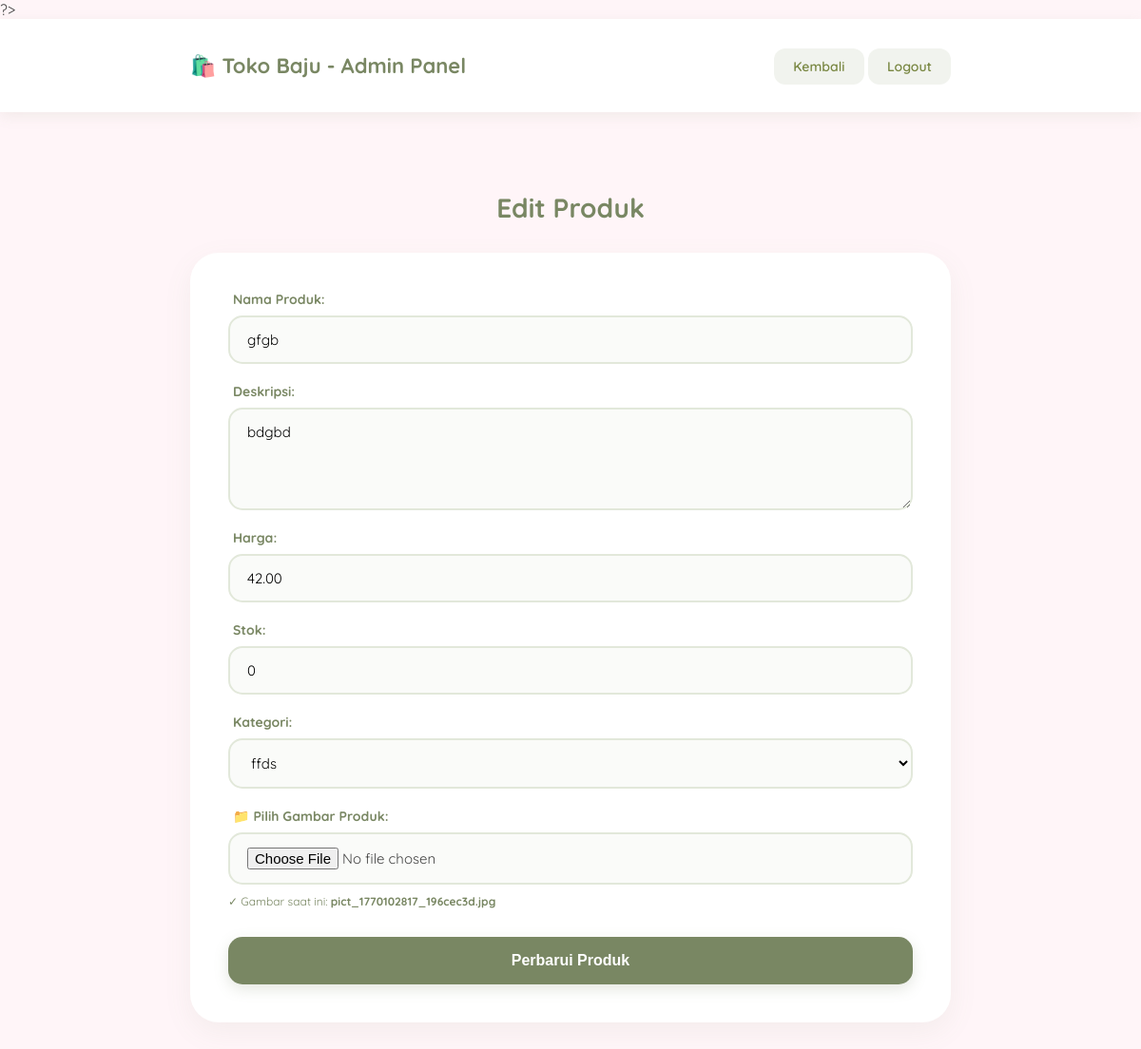
Page /product_management.php?action=edit&id=4 (signed in) on the committed database.
### tables this page shows
CREATE TABLE `products` (
  `id` int(11) NOT NULL,
  `name` varchar(100) NOT NULL,
  `description` text DEFAULT NULL,
  `price` decimal(10,2) NOT NULL,
  `stock` int(11) NOT NULL DEFAULT 0,
  `category_id` int(11) DEFAULT NULL,
  `image` varchar(255) DEFAULT NULL,
  `created_at` timestamp NOT NULL DEFAULT current_timestamp()
);

CREATE TABLE `categories` (
  `id` int(11) NOT NULL,
  `name` varchar(100) NOT NULL,
  `description` text DEFAULT NULL,
  `created_at` timestamp NOT NULL DEFAULT current_timestamp()
);

### product_management.php (the view, shortened to what this page needs)
<?php
include 'db/koneksi.php';
$action = isset($_GET['action']) ? $_GET['action'] : 'list';
$cat_result = $mysqli->query("SELECT * FROM categories ORDER BY name");
$categories = $cat_result->fetch_all(MYSQLI_ASSOC);
$product = null;
if ($action == 'edit' && isset($_GET['id'])) {
    $id = $_GET['id'];
    $result = $mysqli->prepare("SELECT * FROM products WHERE id=?");
    $result->bind_param("i", $id);
    $result->execute();
    $product = $result->get_result()->fetch_assoc();
}
?>
<!DOCTYPE html>
<html lang="id">
<head>
    <link rel="stylesheet" href="asset/pm.css">
</head>
<body>
    <nav class="navbar">
        <div class="container">
            <h1>🛍️ Toko Baju - Admin Panel</h1>
            <div>
                <a href="dashboard_admin.php" class="btn-secondary">Kembali</a>
                <a href="logout.php" class="btn-secondary">Logout</a>
            </div>
        </div>
    </nav>
    <div class="container">
        <h2><?php echo ($action == 'create' ? 'Tambah Produk Baru' : 'Edit Produk'); ?></h2>
        <form method="POST" class="form" enctype="multipart/form-data">
            <div class="form-group">
                <label>Nama Produk:</label>
                <input type="text" name="name" required value="<?php echo htmlspecialchars($product['name'] ?? ''); ?>">
            </div>
            <div class="form-group">
                <label>Deskripsi:</label>
                <textarea name="description" rows="4"><?php echo htmlspecialchars($product['description'] ?? ''); ?></textarea>
            </div>
            <div class="form-group">
                <label>Harga:</label>
                <input type="number" name="price" step="0.01" required value="<?php echo $product['price'] ?? ''; ?>">
            </div>
            <div class="form-group">
                <label>Stok:</label>
                <input type="number" name="stock" required min="0" step="1" value="<?php echo htmlspecialchars($product['stock'] ?? '0'); ?>">
            </div>
            <div class="form-group">
                <label>Kategori:</label>
                <select name="category_id">
                    <?php foreach ($categories as $cat): ?>
                        <option value="<?php echo $cat['id']; ?>" <?php echo (($product['category_id'] ?? '') == $cat['id']) ? 'selected' : ''; ?>>
                            <?php echo htmlspecialchars($cat['name']); ?>
                        </option>
                    <?php endforeach; ?>
                </select>
            </div>
            <div class="form-group">
                <label>📁 Pilih Gambar Produk:</label>
                <input type="file" name="image_file" id="image_file" accept="image/*" onchange="previewImage()" >
                <?php if (!empty($product['image'])): ?>
                    <p style="font-size: 12px; color: #798763; margin-top: 10px;">
                        ✓ Gambar saat ini: <strong><?php echo htmlspecialchars($product['image']); ?></strong>
                    </p>
                <?php endif; ?>
            </div>
            <button type="submit" class="btn-primary">
                <?php echo ($action == 'create' ? 'Tambah Produk' : 'Perbarui Produk'); ?>
            </button>
        </form>
    </div>
</body>
</html>

### asset/pm.css (style rules this page uses)
body { font-family: 'Quicksand', sans-serif; background-color: #fff5f8; margin: 0; color: #444; }
.container { max-width: 800px; margin: 40px auto; padding: 20px; }
.navbar { background: white; padding: 15px 0; box-shadow: 0 4px 15px rgba(121, 135, 99, 0.1); }
.navbar .container { display: flex; justify-content: space-between; align-items: center; margin-top: 0; margin-bottom: 0; }
.navbar h1 { color: #798763; font-size: 22px; margin: 0; }
.form { background: white; padding: 40px; border-radius: 30px; box-shadow: 0 10px 30px rgba(121, 135, 99, 0.08); animation: fadeInUp 0.6s ease-out; }
h2 { color: #798763; margin-bottom: 30px; font-size: 28px; text-align: center; }
.form-group { margin-bottom: 20px; text-align: left; }
.form-group label { display: block; margin-bottom: 8px; color: #798763; font-weight: 700; font-size: 14px; padding-left: 5px; }
.form-group input, .form-group textarea, .form-group select { width: 100%; padding: 14px 18px; border: 2px solid #e2e8da; border-radius: 15px; background: #fafbf9; font-family: inherit; font-size: 15px; transition: all 0.3s ease; box-sizing: border-box; }
.btn-primary { width: 100%; padding: 16px; background: #798763; color: white; border: none; border-radius: 15px; font-size: 16px; font-weight: 700; cursor: pointer; transition: all 0.3s ease; margin-top: 10px; box-shadow: 0 5px 15px rgba(121, 135, 99, 0.2); }
.btn-secondary { padding: 10px 20px; background: #f1f3ee; color: #798742; text-decoration: none; border-radius: 12px; font-weight: 600; font-size: 14px; transition: 0.3s; }

### rows in the picture
products: name "gfgb", description "bdgbd", price "42.00", stock "0", category_id "ffds", image "pict_1770102817_196cec3d.jpg"
